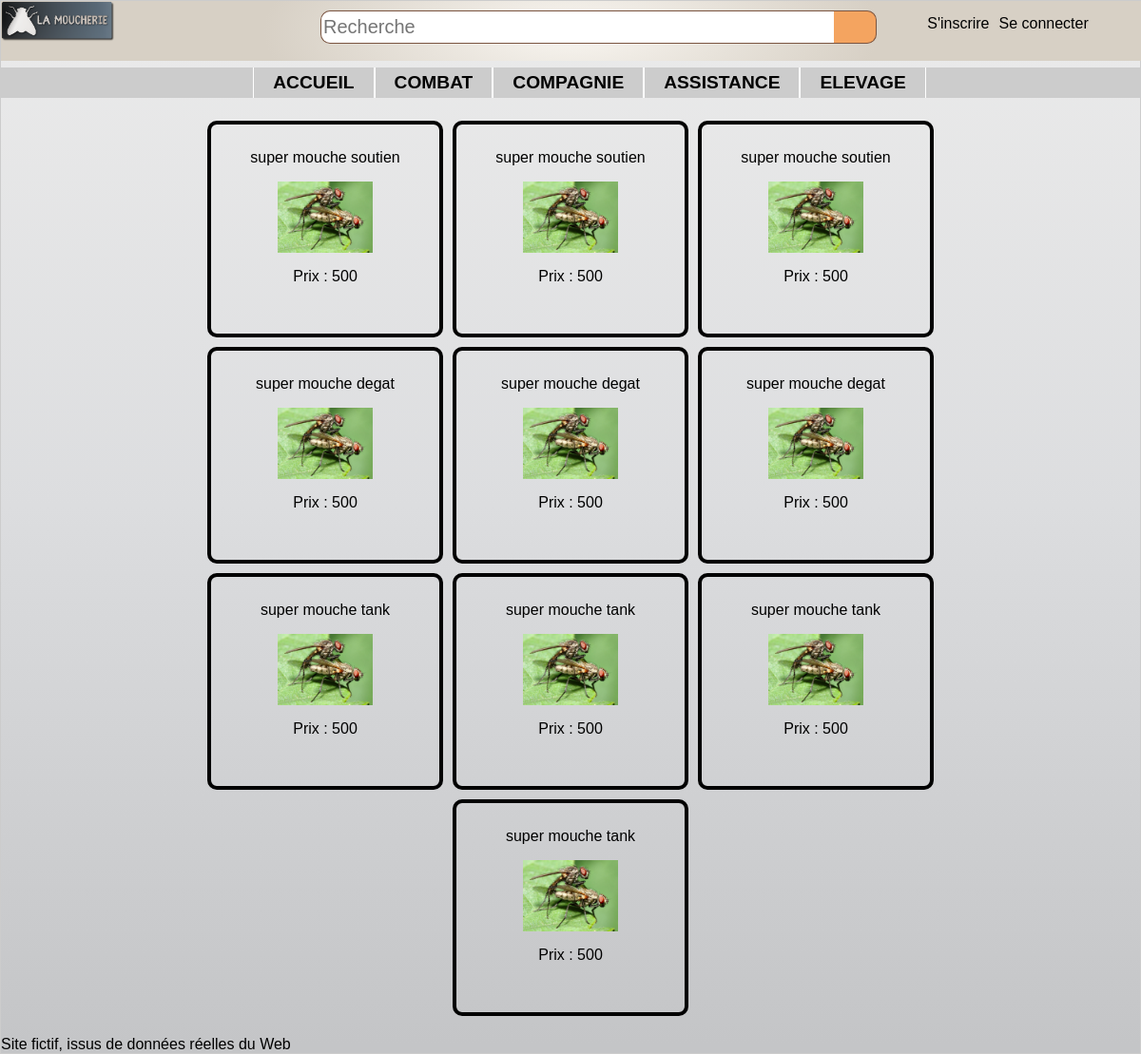
The page /controler/main.ctrl.php?cat=1 on the database as committed earlier.
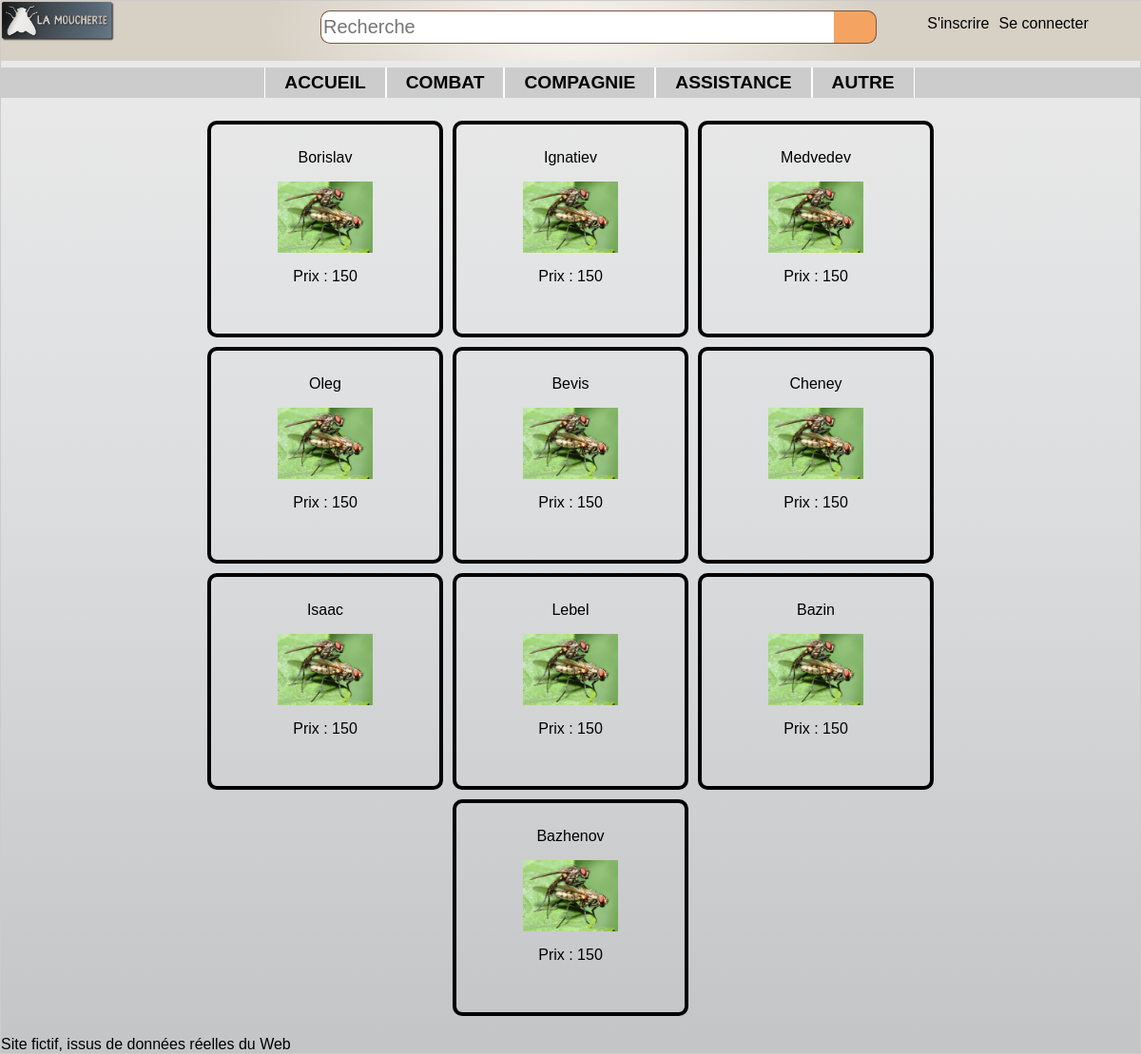
The same page on the database as committed later.
### tables this page shows
CREATE TABLE categorie (
	id INTEGER PRIMARY KEY,
	nom TEXT,
	pere INTEGER,
	FOREIGN KEY(pere) REFERENCES categorie(id)
);

CREATE TABLE article (
	ref INTEGER PRIMARY KEY,
	libelle TEXT,
	description TEXT,
	categorie INTEGER,
	prix REAL,
	image TEXT,
	FOREIGN KEY(categorie) REFERENCES categorie(id)
);

### controler/articles.ctrl.php (called while the page is built, shortened)
<?php
if (isset($_GET['cat']))
  $cat = $_GET['cat'];
else
  $cat = 0;
if (isset($_GET['ref'])){
  $ref = $_GET['ref'];
  if (isset($_GET['pred'])){
    $articles = $dao->prec($ref, $cat);
  }elseif (isset($_GET['next'])){
    $articles = $dao->next($ref, $cat);
  }
}else{
  $articles = $dao-> firstN($cat);
}
$next = $dao->next(end($articles)->ref, $cat);
include("../view/articles.view.php");
?>

### model/DAO.class.php (called while the page is built, shortened)
<?php
    $dao = new DAO();
    class DAO {
        private $db;
        function __construct() {
            try {
              $this->db = new PDO('sqlite:../data/db/lamoucherie.db');
            }
            catch (PDOException $e){
              die("erreur de connexion:".$e->getMessage());
            }
        }
        function estUneCatPere(int $cat) : int {
          $req = "SELECT id FROM categorie WHERE id=$cat AND pere=id";
          $descripteur = $this->db->query($req);
          $estUneCatPere = $descripteur->fetchAll(PDO::FETCH_CLASS, 'Article');
          return sizeof($estUneCatPere);
        }
        function getAllCat() : array {
            $catPere = "SELECT * FROM categorie WHERE id=pere";
            $descripteur = $this->db->query($catPere);
            $resCatPere = $descripteur->fetchAll(PDO::FETCH_CLASS, 'Categorie');
            $resultat = array();
            foreach ($resCatPere as $key => $value) {
              $sousCatPere = "SELECT * FROM categorie WHERE pere=$value->id AND id!=pere";
              $descripteur = $this->db->query($sousCatPere);
              $resSousCatPere = $descripteur->fetchAll(PDO::FETCH_CLASS, 'Categorie');
              array_unshift($resSousCatPere, $value);
              $resultat[] = $resSousCatPere;
            }
            return $resultat;
        }
        function firstN( int $cat) : array {
            if ($cat==0){
              $req = "SELECT * FROM article LIMIT 12";
            }else{
              if ($this->estUneCatPere($cat)==1){
                $req = "SELECT * FROM article WHERE categorie IN (select id FROM categorie WHERE pere=$cat) LIMIT 12";
              }else{
                $req = "SELECT * FROM article WHERE categorie=$cat LIMIT 12";
              }
            }
            $descripteur = $this->db->query($req);
            $result = $descripteur->fetchAll(PDO::FETCH_CLASS, 'Article');
            return $result;
        }
    }
    ?>

### view/articles.view.php (the view, shortened to what this page needs)
<?php
include("../view/header.php");
echo '<section class="articles">';
  $PATH = '../view/imgArticles/';
  foreach ($articles as $key => $article) {
    $img = $PATH.$article->image;
    echo"<a href=\"../controler/main.ctrl.php?refArticle=$article->ref\">";
      echo '<article>';
        echo "<p>$article->libelle</p>";
        echo "<p><img src='$img' /></p>";
        echo "<p>Prix : $article->prix</p>";
      echo '</article>';
    echo"</a>";
  }
echo '</section>';
include("../view/footer.php");
?>

### controler/main.ctrl.php (shortened to what this page needs)
<?php
include_once("../model/DAO.class.php");
if ( isset($_SESSION['mail']) ){
  $userConnected = true;
}else{
  $userConnected = false;
}
$listeCategorie = $dao->getAllCat();
if (isset($_GET['inscription'])){
  include('inscription.ctrl.php');
}else if(isset($_GET['panier'])){
  include('panier.ctrl.php');
}else if(isset($_GET['refArticle'])){
  include('article.ctrl.php');
}else{
  include('articles.ctrl.php');
}
?>

### view/header.php (shortened to what this page needs)
<html>
<head>
  <link rel="stylesheet" type="text/css" href="../view/design/style.css">
</head>
<body class="bridge">
  <header>
    <img src="../view/design/logo-moucherieTrans.png" alt="logo-moucherieTrans">
    <form class="formulaire" action="index.html" method="post">
      <input class="champ" type="text" placeholder="Recherche"/>
      <input class="bouton" type="button" value=" " />
    </form>
  </header>
  <nav class="connexion">
    <ul>
      <?php
          if ($userConnected){
            echo "<li>MON COMPTE";
              echo "<ul>";
                echo "<li><a href=\"../controler/main.ctrl.php?panier=1\">Mon panier</a></li>";
                echo "<li><a href=\"../controler/main.ctrl.php\">Information compte</a></li>";
                echo "<li><a href=\"../controler/main.ctrl.php?deconnexion=1\">Déconnexion</a></li>";
              echo "</ul>";
            echo "</li>";
          }else{
            echo "<li><a href=\"../controler/main.ctrl.php?inscription=1\">S'inscrire</a></li>";
            echo "<li><form action=\"../controler/main.ctrl.php\" method=\"get\">Se connecter";
            echo "</form></li>";
          }
       ?>
    </ul>
  </nav>
  <nav class="menu">
    <ul>
      <li><a href="../controler/main.ctrl.php">accueil</a></li>
      <?php
        foreach ($listeCategorie as $key => $value) {
          if (sizeof($value)>1){
            $catPere = $value[0]->nom;
            $numCat = $value[0]->id;
            echo"<li><a href=\"../controler/main.ctrl.php?cat=$numCat\">$catPere</a>";
            echo"</li>";
          }else{
            $catPere = $value[0]->nom;
            $numCat = $value[0]->id;
            echo"<li><a href=\"../controler/main.ctrl.php?cat=$numCat\">$catPere</a></li>";
          }
        }
      ?>
    </ul>
  </nav>

### view/footer.php
  <footer>
    </p>Site fictif, issus de données réelles du Web</p>
  </footer>
</body>
</html>

### view/design/style.css (style rules this page uses)
.bridge { background-image: -webkit-linear-gradient(top, #EBEBEB 0%, #DCDDDF 48%, #C4C5C7 99%); background-image: linear-gradient(-180deg, #EBEBEB 0%, #DCDDDF 48%, #C4C5C7 99%); margin: 0px; }
body { font-family: HelveticaNeueW01-Thin,HelveticaNeueW02-Thin,HelveticaNeueW10-35Thin,sans-serif; margin: auto; border: 1px solid #CCC; box-shadow: 10px 10px 5px #888888; }
header { font-size:large; font-weight: bolder; width: 100%; border-left: none; border-right: none; margin: 0px; margin-top: 0px; padding: 0px; display: flex; position: fixed; justify-content: space-between; background-image: -webkit-radial-gradient(27% 185%, #F9F6F1 0%, #D7D0C5 100%); background-image: radial-gradient(27% 185%, #F9F6F1 0%, #D7D0C5 100%); }
.formulaire { display:flex; justify-content: flex-start; width: 50%; height: 35px; margin-top: 10px; margin-right: 22%; }
.formulaire .champ { width: 90%; height:35px; background-color: #ffff; border: solid 1px #7a5440; border-right: solid 0px; border-radius: 10px; border-top-right-radius: 0px; border-bottom-right-radius: 0px; font-family: arial, verdana, sans-serif; font-size: 20px; margin: 0px; padding: 2px; }
.formulaire .bouton { background-color: #F4A460; background-repeat: no-repeat; border-radius: 10px,10px,0px,0px; width: 45px; height: 100%; padding: 0px; margin: 0px; border-left: solid 0px; border-radius: 10px; border-top-left-radius: 0px; border-bottom-left-radius: 0px; vertical-align: top; border: solid 1px #7a5440; border-left: solid 0px; }
.connexion { width: 300px; height: auto; position: fixed; top : 0px; right: 10px; }
.connexion ul { list-style-type:none; display : flex; justify-content: center; }
.connexion ul li a { display: inline-block; margin-right: 10px; }
header img { width: 10%; height: 50%; }
.menu ul { background: #CCCCCC; font-size: 1.2em; list-style-type:none; display : flex; justify-content: center; margin-top : 70px; font-weight: bold; text-transform: uppercase; color : black; }
.menu ul li a { display: inline-block; padding:5px 20px; border-left: 1px solid white; border-right: 1px solid white; }
li a:link { text-decoration:none; color : black; }
section { display: flex; margin: auto; flex-wrap: wrap; justify-content :center; max-width: 840px; }
.articles a { width: 220px; height: 200px; border: 4px solid black; border-radius: 10px; padding:10px; margin : 5px; text-align: center; }
.articles a:link { text-decoration:none; color : black; }
.articles article img { width: 100px; }

Rows that differ between the two databases and show on the page:
changed categorie: nom "ELEVAGE" → "AUTRE"
changed article: libelle "super mouche soutien" → "Borislav"; prix "500" → "150"
changed article: libelle "super mouche soutien" → "Ignatiev"; prix "500" → "150"
changed article: libelle "super mouche soutien" → "Medvedev"; prix "500" → "150"
changed article: libelle "super mouche degat" → "Oleg"; prix "500" → "150"
changed article: libelle "super mouche degat" → "Bevis"; prix "500" → "150"
changed article: libelle "super mouche degat" → "Cheney"; prix "500" → "150"
changed article: libelle "super mouche tank" → "Isaac"; prix "500" → "150"
changed article: libelle "super mouche tank" → "Lebel"; prix "500" → "150"
changed article: libelle "super mouche tank" → "Bazin"; prix "500" → "150"
changed article: libelle "super mouche tank" → "Bazhenov"; prix "500" → "150"
